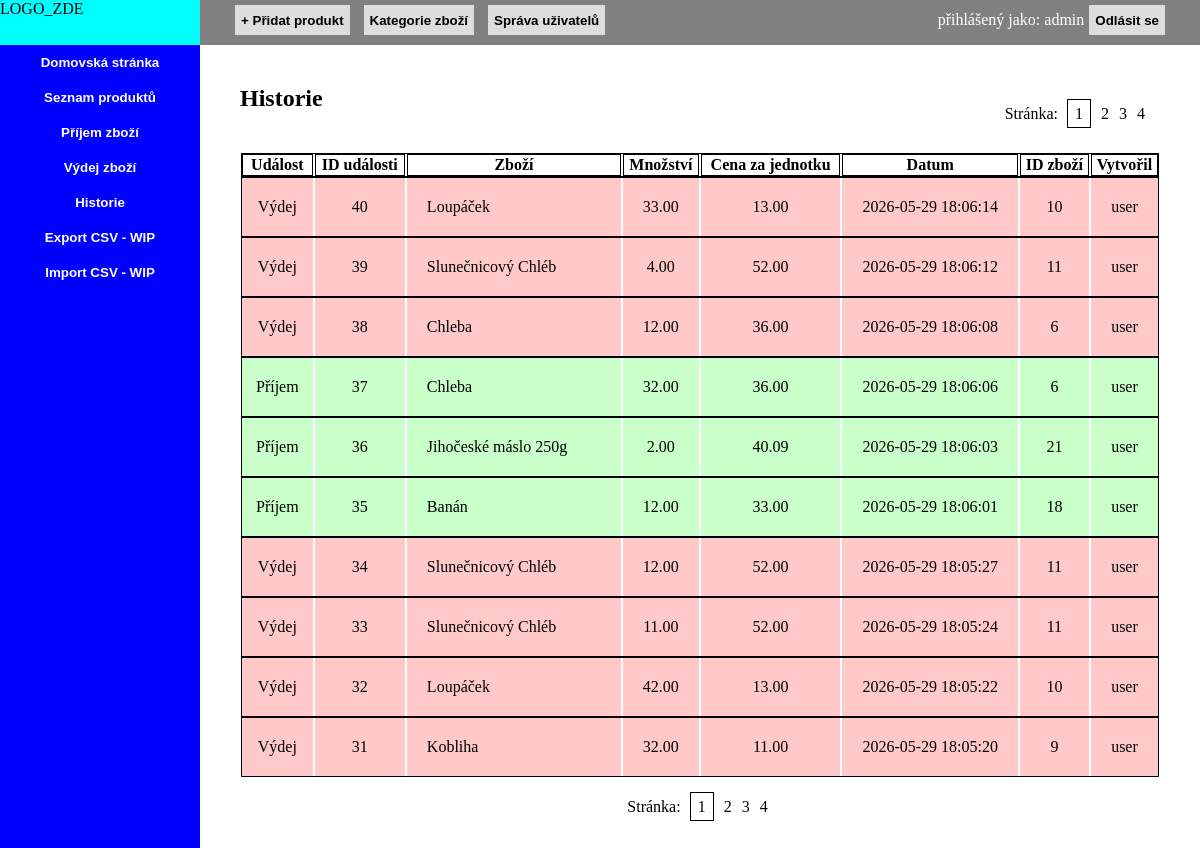
/historie.php (signed in), run on the app's committed database.
### tables this page shows
CREATE TABLE `historie` (
  `Typ` varchar(8) NOT NULL,
  `ID` int(11) NOT NULL,
  `Zboží` varchar(32) NOT NULL,
  `Množství` decimal(10,2) NOT NULL,
  `Cena` decimal(10,2) NOT NULL,
  `Datum` datetime NOT NULL DEFAULT current_timestamp(),
  `ID_produktu` int(32) NOT NULL,
  `Vytvořil` varchar(32) NOT NULL
);

### historie.php (the view, shortened to what this page needs)
<?php
include("header.php");
include("database.php");
?>
<section class="mainpage">
    <div class="top_historie">
        <h1>Historie</h1>
        <div class="pagination">
                    Stránka:
                        <?php
                        $sql="SELECT * FROM historie";
                        $result=mysqli_query($conn,$sql);
                        $pocet=ceil(mysqli_num_rows($result)/10);
                        $i=$_SESSION["page"];
                        $a=1;
                        while($a<=$pocet)
                        {
                            echo"<a href=".$_SESSION["action"].".php?page=".$a;
                            if($a==$i)
                                {echo" class='page'";}
                            echo">".$a."</a>";
                            $a++;
                            }
                        ?>
        </div>
    </div>
    <table class="historie">
        <tr>
            <th>Událost</th>
            <th>ID události</th>
            <th>Zboží</th>
            <th>Množství</th>
            <th>Cena za jednotku</th>
            <th>Datum</th>
            <th>ID zboží</th>
            <th>Vytvořil</th>
        </tr>
<?php
    $page=$_SESSION["page"];
    $off=($page-1)*10;
    $sql="SELECT * FROM historie ORDER BY Datum DESC LIMIT 10 OFFSET $off";
    $result=mysqli_query($conn,$sql);
if(mysqli_num_rows($result)> 0)
    {
    while($row=mysqli_fetch_assoc($result))
    {
    echo"
    <tr ";
    switch($row["Typ"])
    {
        case "Příjem":echo"class='pridano'";
        case "Výdej":echo"class='vydano'";
        case "Přidání": echo "class='pridalose'";
        case "Smazání": echo "class='odstraneni'";
    }
    echo">
        <td class='ostatni'>".$row["Typ"]."</td>
        <td class='ostatni'>".$row["ID"]."</td>
        <td class='nazev2'>".$row["Zboží"]."</td>
        <td class='ostatni'>".$row["Množství"]."</td>
        <td class='ostatni'>".$row["Cena"]."</td>
        <td class='ostatni'>".$row["Datum"]."</td>
        <td class='ostatni'>".$row['ID_produktu']."</td>
        <td class='ostatni'>".$row["Vytvořil"]."</td>
    </tr>
    ";
    }
    }
?>
    </table>
    <div class="footer">
        <div class="pagination">
                    Stránka:
                        <?php
                        $sql="SELECT * FROM historie";
                        $result=mysqli_query($conn,$sql);
                        $pocet=ceil(mysqli_num_rows($result)/10);
                        $i=$_SESSION["page"];
                        $a=1;
                        while($a<=$pocet)
                        {
                            echo"<a href=".$_SESSION["action"].".php?page=".$a;
                            if($a==$i)
                                {echo" class='page'";}
                            echo">".$a."</a>";
                            $a++;
                            }
                        ?>
        </div>
    </div>
</section>
<?php
include("footer.php")
?>

### header.php (shortened to what this page needs)
<!DOCTYPE html>
<html lang="en">
<head>
    <link rel="stylesheet" href="css.css">
</head>
<body>
    <div class="layout">
        <div class="logo">
            LOGO_ZDE
        </div>
        <nav>
            <button onclick="window.location.href='index.php'">Domovská stránka</button>
            <button onclick="window.location.href='seznam.php'">Seznam produktů</button>
            <button onclick="window.location.href='prijem.php'">Příjem zboží</button>
            <button onclick="window.location.href='vydej.php'">Výdej zboží</button>
            <button onclick="window.location.href='historie.php'">Historie</button>
            <button>Export CSV - WIP</button>
            <button>Import CSV - WIP</button>
        </nav>
    </div>
    <div class="layout">
        <div class="actionbar">
            <div>
                <button onclick="window.location.href='new_product.php'">+ Přidat produkt</button>
                <button onclick="window.location.href='kategorie.php'">Kategorie zboží</button>
                <?php if ($_SESSION["username"] == "admin")  echo '<button onclick="window.location.href=\'sprava_uzivatelu.php\'">Správa uživatelů</button>';
?>
            </div>
            <div>
                <form action="logout.php">přihlášený jako: <?php echo $_SESSION['username']; ?><button type="submit">Odlásit se</button></form>
            </div>
        </div>

### footer.php (shortened to what this page needs)
    </div>
</body>
</html>

### css.css (style rules this page uses)
body { display: grid; grid-template-columns: 200px auto; padding: 0px; margin: 0; height: 100vh; }
body .layout { display: grid; grid-template-rows: 45px auto; min-height: AUTO; }
nav { background-color: blue; position:sticky; top:0; height: 120vh; }
nav button { width: 100%; background-color: rgb(0, 0, 255); color:white; border:none; padding:10px; margin:0px; font-weight: bold; }
.logo { justify-content: center; background-color: aqua; }
.actionbar { display:flex; justify-content:space-between; background-color: grey; padding: 0px 30px; color:white; position: sticky; }
.actionbar button { background-color: rgb(221, 221, 221); border:none; font-weight: bold; cursor:pointer; height: 30px; margin: 5px; }
.mainpage { padding: 20px 40px 60px 40px; height: 115vh; }
td { padding: 20px 10px; }
tr { outline: 1px solid black; }
th { border: 1px solid black; }
table { margin-top: 20px; }
.pagination { margin-top: 10px; }
a { text-decoration: none; color:black; }
.historie { width: 100%; outline: none; }
.ostatni { text-align: center; border: none; }
.nazev2 { min-width: 150px; padding: 20px; }
.vydano { background-color: rgb(255, 201, 201); }
.pridano { background-color: rgb(201, 255, 201); }
.page { border: 1px solid black; margin: 5px; padding: 5px 7px; }
.pagination a { margin: 5px; }
.top_historie { display:flex; justify-content: space-between; }
.top_historie .pagination { margin-top: 40px; margin-right: 10px; }
.footer { padding: 10px; display:flex; justify-content: center; }

### data on the page
historie: Typ "Výdej", ID "40", Zboží "Loupáček", Množství "33.00", Cena "13.00", Datum "2026-05-29 18:06:14", ID_produktu "10", Vytvořil "user"
historie: Typ "Výdej", ID "39", Zboží "Slunečnicový Chléb", Množství "4.00", Cena "52.00", Datum "2026-05-29 18:06:12", ID_produktu "11", Vytvořil "user"
historie: Typ "Výdej", ID "38", Zboží "Chleba", Množství "12.00", Cena "36.00", Datum "2026-05-29 18:06:08", ID_produktu "6", Vytvořil "user"
historie: Typ "Příjem", ID "37", Zboží "Chleba", Množství "32.00", Cena "36.00", Datum "2026-05-29 18:06:06", ID_produktu "6", Vytvořil "user"
historie: Typ "Příjem", ID "36", Zboží "Jihočeské máslo 250g", Množství "2.00", Cena "40.09", Datum "2026-05-29 18:06:03", ID_produktu "21", Vytvořil "user"
historie: Typ "Příjem", ID "35", Zboží "Banán", Množství "12.00", Cena "33.00", Datum "2026-05-29 18:06:01", ID_produktu "18", Vytvořil "user"
historie: Typ "Výdej", ID "34", Zboží "Slunečnicový Chléb", Množství "12.00", Cena "52.00", Datum "2026-05-29 18:05:27", ID_produktu "11", Vytvořil "user"
historie: Typ "Výdej", ID "33", Zboží "Slunečnicový Chléb", Množství "11.00", Cena "52.00", Datum "2026-05-29 18:05:24", ID_produktu "11", Vytvořil "user"
historie: Typ "Výdej", ID "32", Zboží "Loupáček", Množství "42.00", Cena "13.00", Datum "2026-05-29 18:05:22", ID_produktu "10", Vytvořil "user"
historie: Typ "Výdej", ID "31", Zboží "Kobliha", Množství "32.00", Cena "11.00", Datum "2026-05-29 18:05:20", ID_produktu "9", Vytvořil "user"

### other printed values
$_SESSION['username'] "admin"
